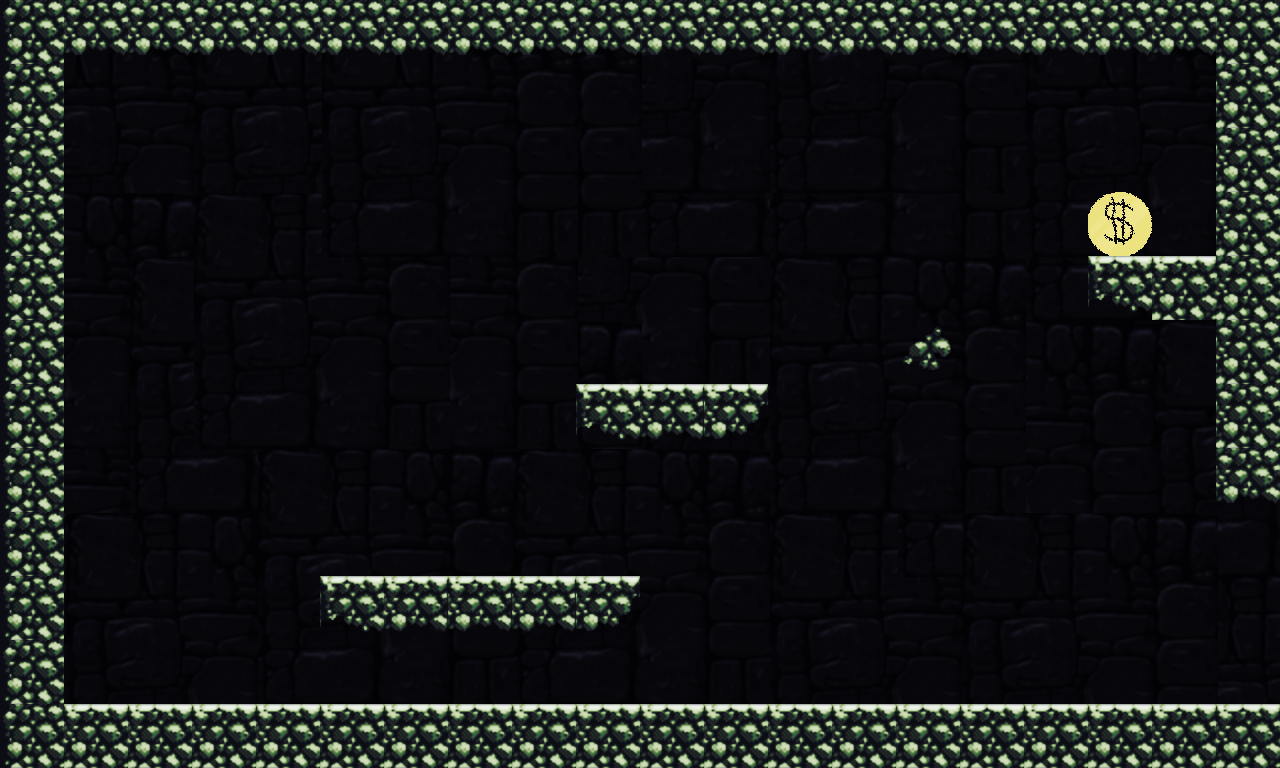

A level layout from a 2D game, rendered from its tile map. Below: a short description, then the map file with tile-grid data replaced by summaries:
An orthogonal 20x12 tile map with 64x64 px tiles, 2 tile layers (level, GameElements), 2 tilesets, 1 image layer and 8 objects.

<map version="1.0" orientation="orthogonal" renderorder="right-down" width="20" height="12" tilewidth="64" tileheight="64" nextobjectid="34">
 <tileset firstgid="1" name="stone_tileset3" tilewidth="64" tileheight="64" tilecount="19" columns="19">
  <image source="../assets/tiles/stone_tileset3.png" trans="ff00ff" width="1216" height="64" />
 </tileset>
 <tileset firstgid="20" name="GameElement_tileset" tilewidth="64" tileheight="64" tilecount="3" columns="3">
  <image source="../assets/tiles/GameElement_tileset.png" trans="ff00ff" width="192" height="64" />
 </tileset>
 <imagelayer name="bg" offsetx="2" offsety="1">
  <image source="../assets/tiles/dungeon_bg.png" width="1280" height="768" />
 </imagelayer>
 <layer name="level" width="20" height="12">
  <data>[240 cells, 68 non-empty, 8 distinct tile ids]</data>
 </layer>
 <objectgroup name="objects">
  <object id="26" x="0" y="-2.66667" width="1284" height="52" />
  <object id="27" x="5.33333" y="705" width="1277.33" height="61.667" />
  <object id="28" x="-1.33333" y="50.6667" width="66.6667" height="654.667" />
  <object id="29" x="321.333" y="577.333" width="321.333" height="49.3333" />
  <object id="30" x="577.333" y="386.667" width="190.667" height="50.6667" />
  <object id="31" x="900" y="324" width="57.3333" height="45.3333" />
  <object id="32" x="1092" y="256" width="121.333" height="62.6667" />
  <object id="33" x="1214.67" y="54.6667" width="65.3333" height="441.333" />
 </objectgroup>
 <layer name="GameElements" width="20" height="12">
  <data>[240 cells, 1 non-empty, 1 distinct tile ids]</data>
 </layer>
</map>
